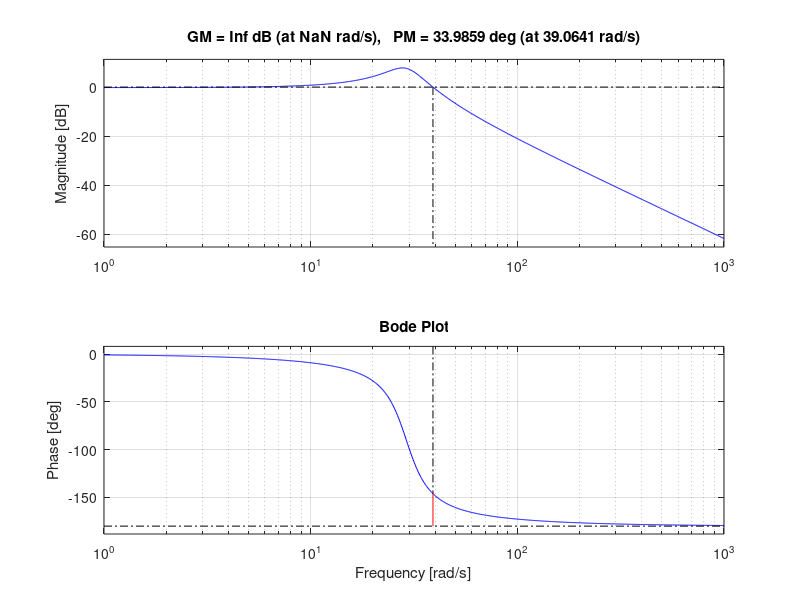

MATLAB code for this plot:
%% Motor Transfer Function
% Transfer function of the motor: 
% G(s) = Kt / ( (Js + B)(Ls + R) + Kt*Kb )


% Electrical parameters
L = 0.5;     % Inductance (Henrys)
R = 1.0;     % Resistance (Ohms)

% Mechanical parameters
J = 0.01;    % Moment of inertia of the rotor (kg*m^2)
B = 0.1;     % Damping coefficient / Viscous friction (N*m*s)

% Electromechanical constants
Kt = 0.01;   % Motor Torque constant (N*m/A)
Kb = 0.01;   % Back EMF constant (V*s/rad)


% Denominator: (Js + B)(Ls + R) + Kt*Kb
% We use conv() for polynomial multiplication
mech=[J, B];
elec=[L R];

denom_tf=(conv(mech,elec)+Kt*Kb);
num_tf=Kt;

%tf of motor
motor_tf=tf(num_tf,denom_tf);


%the constants->kp,ki,kd
kp=420;
kd=63;
ki=700;
cl_tf = feedback(kp * motor_tf, 1);

%plots section
figure('Position', [100, 100, 1200, 400]);

subplot(1,2,1);
step(cl_tf)
title('Step Response')

subplot(1,2,2);
margin(cl_tf)
title('Bode Plot')